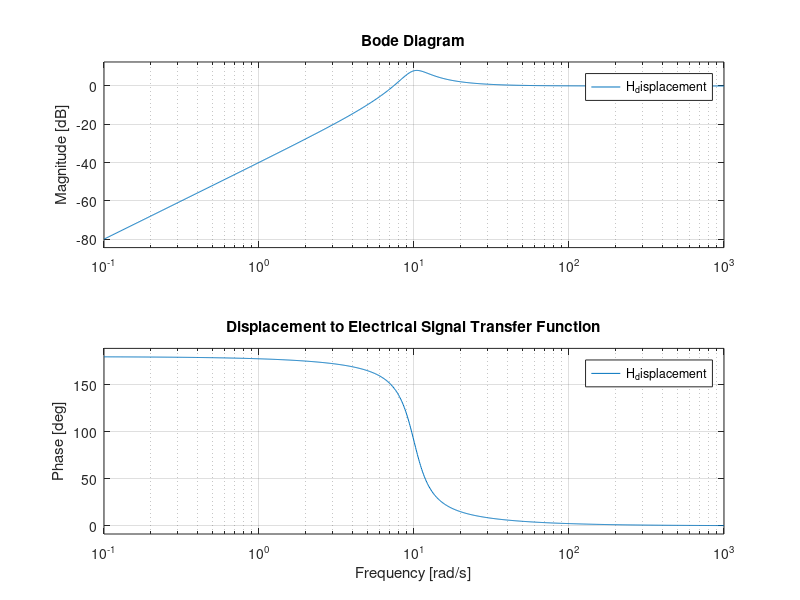
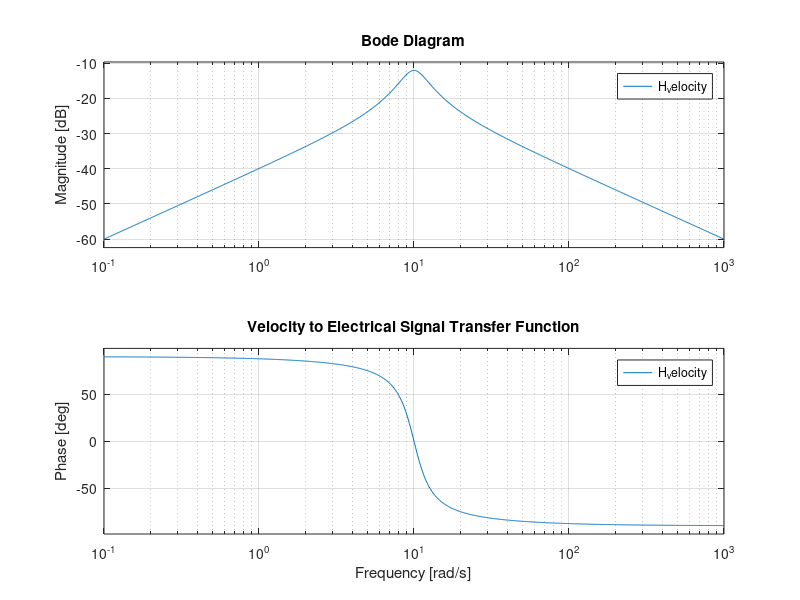
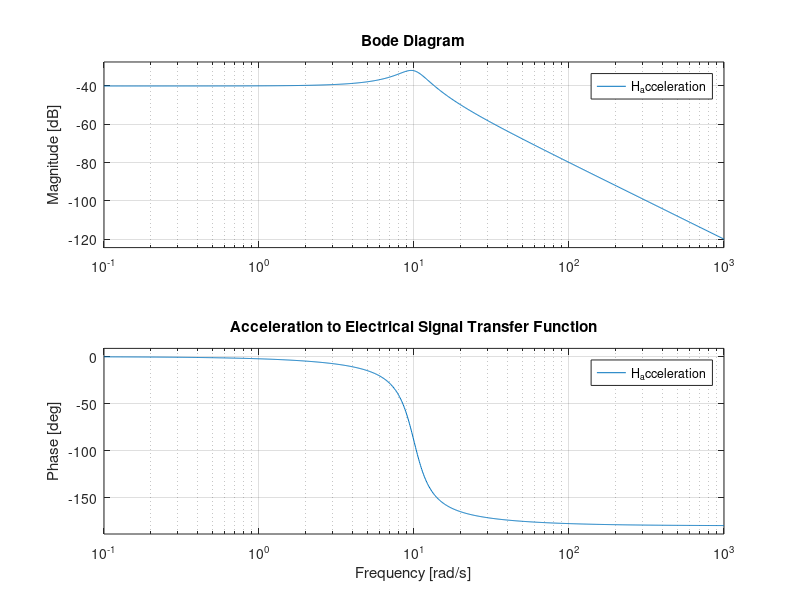

Write the MATLAB code that produced these figures, in order.
%% Coil based geophone sensor response
clc
clear
close all
% Initialization
lambda = 0.25; % Damping ratio (relative to the critical damping)
w0 = 10; % Resonant frequency
Cs = 1; % Sensitivity constant
% Transfer Functions
H_displacement = tf([1 0 0 0],[1 2*lambda*w0 w0^2]);
H_velocity = tf([1 0 0],[1 2*lambda*w0 w0^2]);
H_acceleration = tf([1 0],[1 2*lambda*w0 w0^2]);
% Bode plots
figure(1)
bode(H_displacement);
title('Displacement to Electrical Signal Transfer Function');
figure(2)
bode(H_velocity);
title('Velocity to Electrical Signal Transfer Function');
figure(3)
bode(H_acceleration);
title('Acceleration to Electrical Signal Transfer Function');

%% MEMS sensor response
clc
clear
close all
% Initialization
lambda = 0.2; % Damping ratio (relative to the critical damping)
w0 = 10; % Resonant frequency
Cs = 1; % Sensitivity constant
% Transfer Functions
H_displacement = tf([1 0 0],[1 2*lambda*w0 w0^2]);
H_velocity = tf([1 0],[1 2*lambda*w0 w0^2]);
H_acceleration = tf([1],[1 2*lambda*w0 w0^2]);
% Bode plots
figure(1)
bode(H_displacement);
title('Displacement to Electrical Signal Transfer Function');
figure(2)
bode(H_velocity);
title('Velocity to Electrical Signal Transfer Function');
figure(3)
bode(H_acceleration);
title('Acceleration to Electrical Signal Transfer Function');
